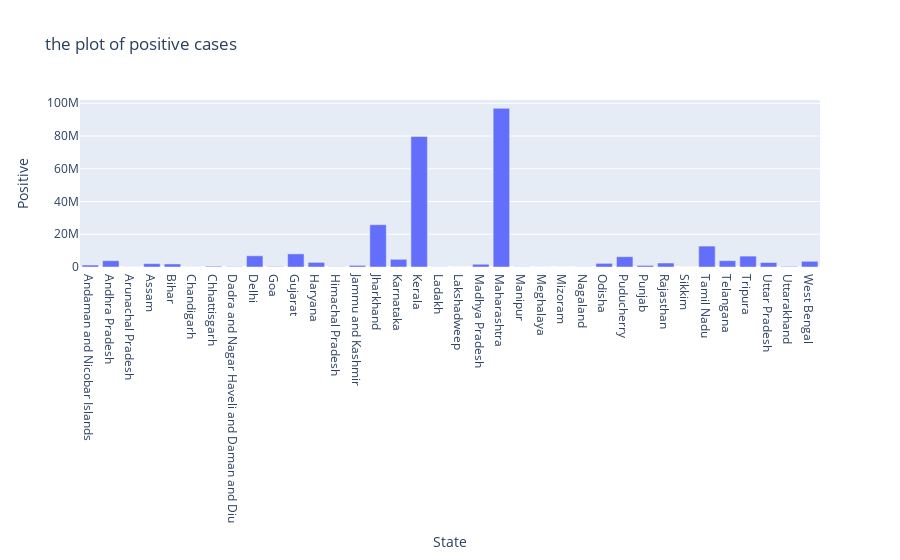

The cell this chart's notebook holds for it:
### Code cell
px.bar(positive, x='State', y='Positive', title='the plot of positive cases')

### Figure 1 — Plotly figure (JSON) as saved in the notebook; plotly's stock layout.template omitted (floating-point values rounded to 4 significant figures)
{"data": [{"alignmentgroup": "True", "hovertemplate": "State=%{x}<br>Positive=%{y}<extra></extra>", "legendgroup": "", "marker": {"color": "#636efa"}, "name": "", "offsetgroup": "", "orientation": "v", "showlegend": false, "textposition": "auto", "type": "bar", "x": ["Andaman and Nicobar Islands", "Andhra Pradesh", "Arunachal Pradesh", "Assam", "Bihar", "Chandigarh", "Chhattisgarh", "Dadra and Nagar Haveli and Daman and Diu", "Delhi", "Goa", "Gujarat", "Haryana", "Himachal Pradesh", "Jammu and Kashmir", "Jharkhand", "Karnataka", "Kerala", "Ladakh", "Lakshadweep", "Madhya Pradesh", "Maharashtra", "Manipur", "Meghalaya", "Mizoram", "Nagaland", "Odisha", "Puducherry", "Punjab", "Rajasthan", "Sikkim", "Tamil Nadu", "Telangana", "Tripura", "Uttar Pradesh", "Uttarakhand", "West Bengal"], "xaxis": "x", "y": [1198450, 3859260, 51245, 2065991, 1859345, 59195, 467857, 169010, 6848173, 266181, 8009517, 2830153, 119494, 977615, 25833794, 4701197, 79723175, 89027, 0, 1679782, 96901583, 101501, 33904, 19785, 90682, 2214458, 6287323, 960287, 2445076, 17644, 12772604, 3855373, 6651706, 2743971, 350257, 3487431], "yaxis": "y"}], "layout": {"barmode": "relative", "legend": {"tracegroupgap": 0}, "title": {"text": "the plot of positive cases"}, "xaxis": {"anchor": "y", "domain": [0, 1], "title": {"text": "State"}}, "yaxis": {"anchor": "x", "domain": [0, 1], "title": {"text": "Positive"}}}}
